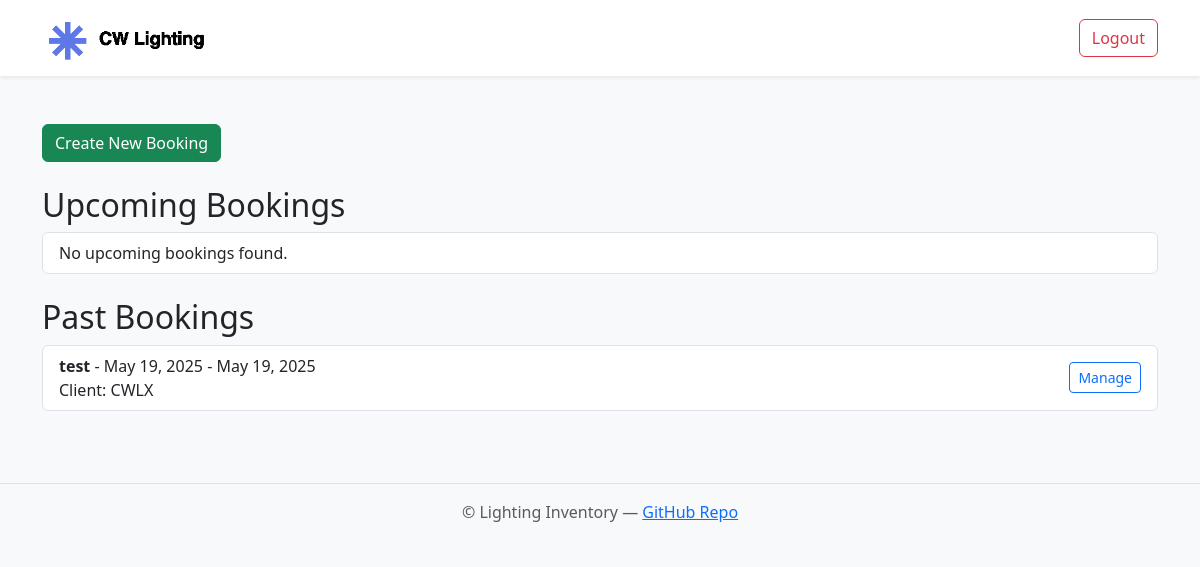
The page /bookings/ (signed in) on the database its author committed.
### bookings/models.py (models this page shows, shortened)
class Booking(models.Model):
    client = models.ForeignKey(Client, on_delete=models.CASCADE)
    event_name = models.CharField(max_length=100)
    start_date = models.DateField()
    end_date = models.DateField()
    notes = models.TextField(blank=True)

class Client(models.Model):
    name = models.CharField(max_length=255)
    email = models.EmailField(blank=True, null=True)
    phone = models.CharField(max_length=50, blank=True, null=True)
    notes = models.TextField(blank=True, null=True)
    def __str__(self):
        return self.name

### bookings/views.py (the view)
# urls.py: path('', views.booking_list, name='list'),
def booking_list(request):
    today = now().date()
    upcoming_bookings = Booking.objects.filter(end_date__gte=today).order_by('start_date')
    past_bookings = Booking.objects.filter(end_date__lt=today).order_by('-end_date')
    return render(request, 'bookings/booking_list.html', {
        'upcoming_bookings': upcoming_bookings,
        'past_bookings': past_bookings,
    })

### bookings/templates/bookings/booking_list.html
{% extends "base.html" %}
{% block content %}
  <div class="mb-4">
    <a href="{% url 'bookings:create_booking' %}" class="btn btn-success me-2">Create New Booking</a>
  </div>
  <h2>Upcoming Bookings</h2>
  <ul class="list-group mb-4">
    {% for booking in upcoming_bookings %}
      <li class="list-group-item d-flex justify-content-between align-items-center">
        <div>
          <strong>{{ booking.event_name }}</strong> - {{ booking.start_date }} - {{ booking.end_date }}<br>
          Client: {{ booking.client }}
        </div>
        <a href="{% url 'bookings:manage_booking' booking.id %}" class="btn btn-sm btn-outline-primary">Manage</a>
      </li>
    {% empty %}
      <li class="list-group-item">No upcoming bookings found.</li>
    {% endfor %}
  </ul>
  <h2>Past Bookings</h2>
  <ul class="list-group">
    {% for booking in past_bookings %}
      <li class="list-group-item d-flex justify-content-between align-items-center">
        <div>
          <strong>{{ booking.event_name }}</strong> - {{ booking.start_date }} - {{ booking.end_date }}<br>
          Client: {{ booking.client }}
        </div>
        <a href="{% url 'bookings:manage_booking' booking.id %}" class="btn btn-sm btn-outline-primary">Manage</a>
      </li>
    {% empty %}
      <li class="list-group-item">No past bookings found.</li>
    {% endfor %}
  </ul>
{% endblock %}

### rows shown on the page
Booking: event_name "test", start_date "May 19, 2025", end_date "May 19, 2025", client "CWLX"
